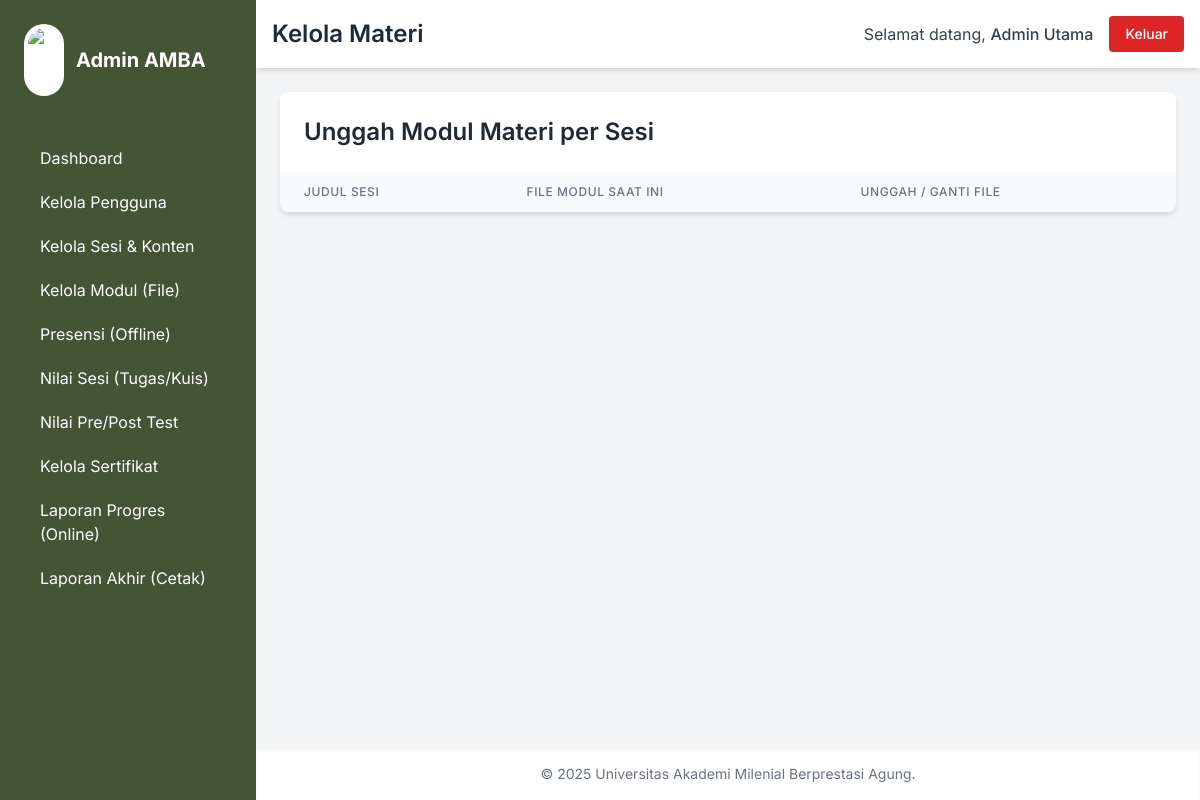
The app's page /admin/kelola_materi.php (signed in), older data.
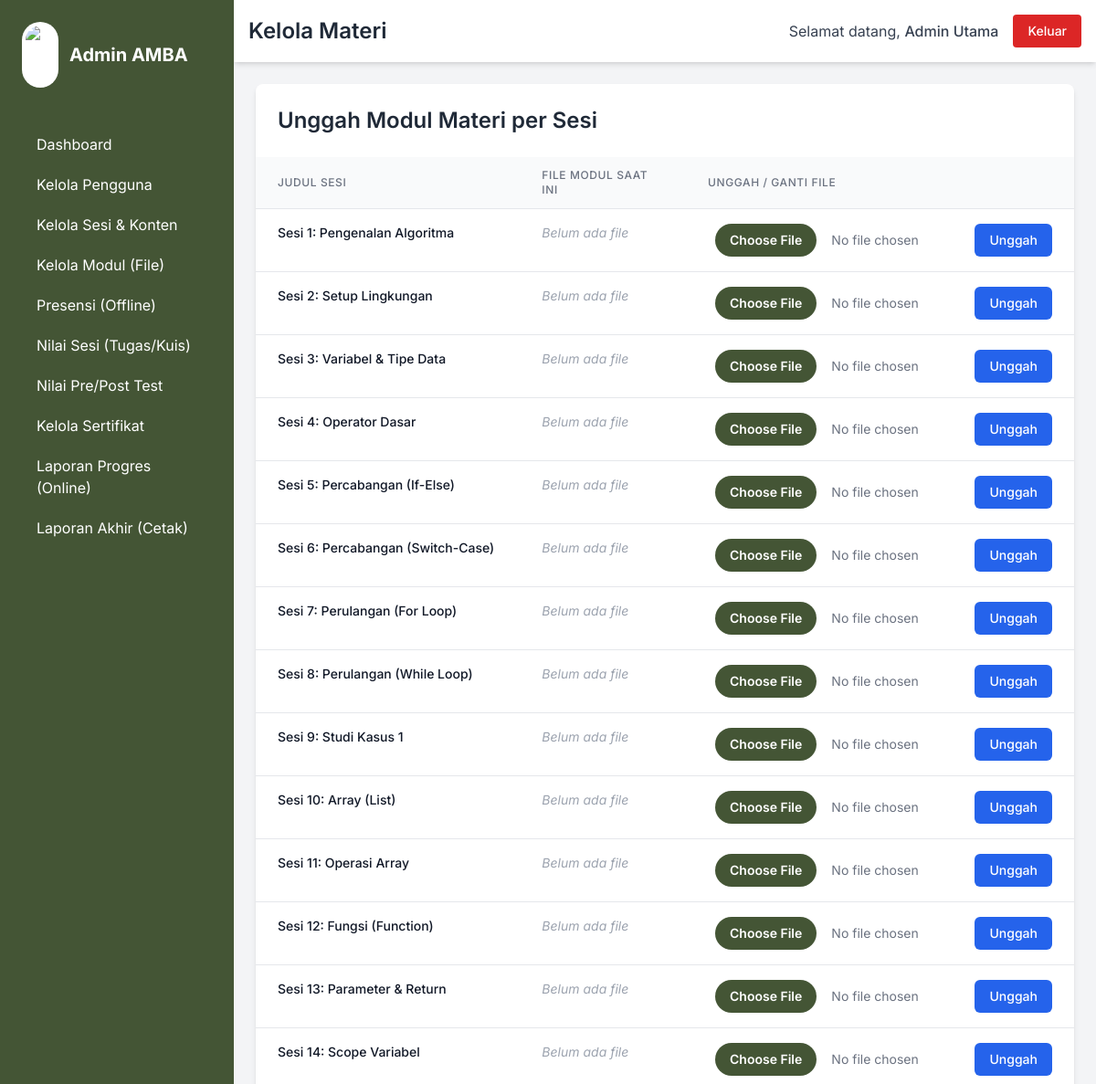
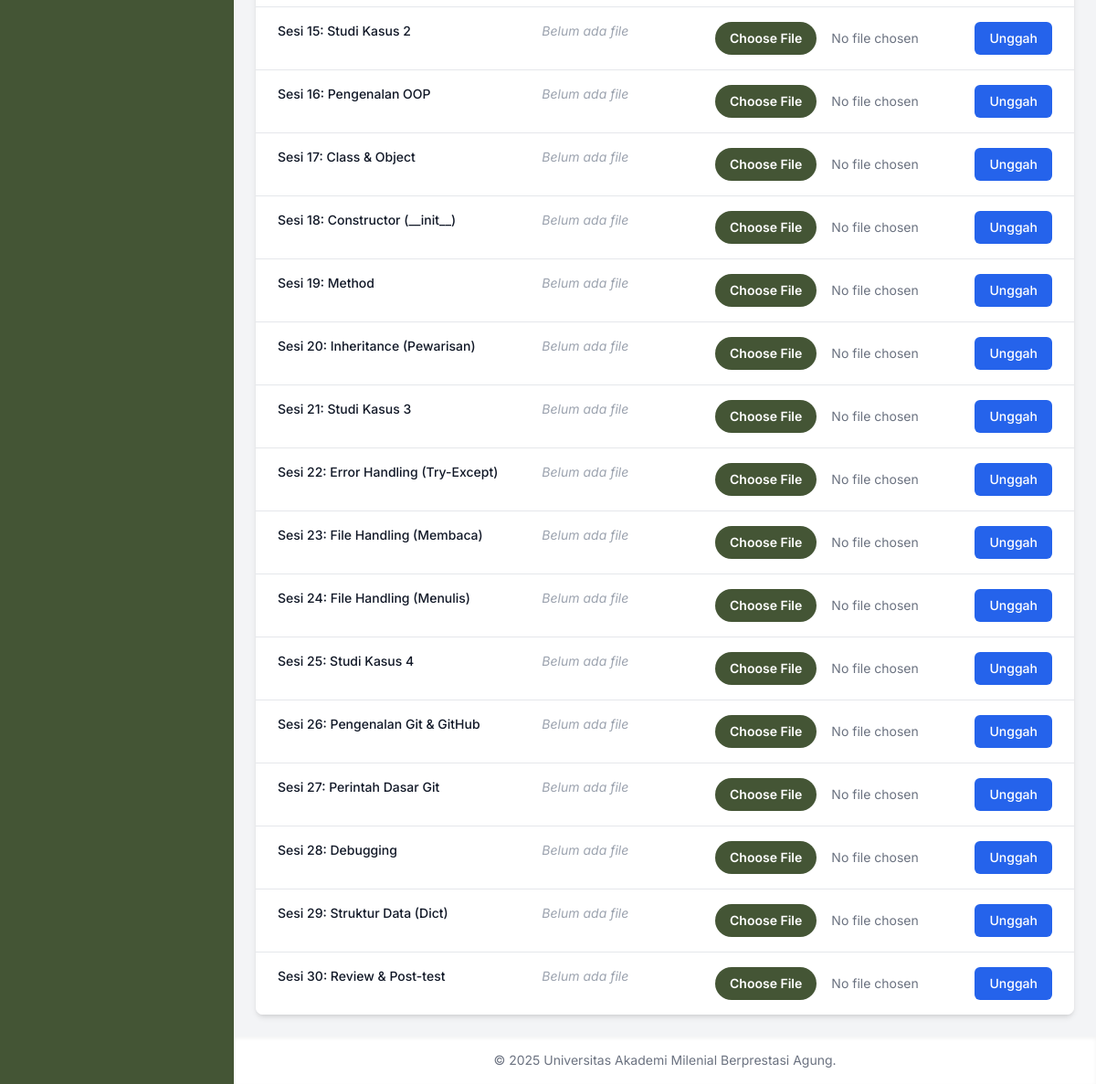
The same page, newer data (2 pictures, top to bottom).
### tables this page shows
CREATE TABLE `materi` (
  `id_materi` int(11) NOT NULL,
  `id_pelatihan` int(11) DEFAULT NULL,
  `judul_materi` varchar(255) NOT NULL,
  `deskripsi_sesi` text DEFAULT NULL,
  `konten_web` longtext DEFAULT NULL,
  `file_modul` varchar(255) DEFAULT NULL,
  `jadwal_sesi` datetime DEFAULT NULL
);

### admin/kelola_materi.php (the view, shortened to what this page needs)
<?php
$judul_halaman = 'Kelola Materi';
require_once __DIR__ . '/../konfigurasi/koneksi_db.php';
require_once __DIR__ . '/../templat/header_admin.php';
$id_pelatihan_default = 1;
$stmt = $pdo->prepare("SELECT id_materi, judul_materi, file_modul FROM materi WHERE id_pelatihan = ? ORDER BY jadwal_sesi");
$stmt->execute([$id_pelatihan_default]);
$daftar_materi = $stmt->fetchAll();
?>
<div class="bg-white shadow-md rounded-lg overflow-x-auto">
    <h2 class="text-2xl font-semibold text-gray-800 p-6">Unggah Modul Materi per Sesi</h2>
    <table class="min-w-full divide-y divide-gray-200">
        <thead class="bg-gray-50">
            <tr>
                <th scope="col" class="px-6 py-3 text-left text-xs font-medium text-gray-500 uppercase tracking-wider">Judul Sesi</th>
                <th scope="col" class="px-6 py-3 text-left text-xs font-medium text-gray-500 uppercase tracking-wider">File Modul Saat Ini</th>
                <th scope="col" class="px-6 py-3 text-left text-xs font-medium text-gray-500 uppercase tracking-wider">Unggah / Ganti File</th>
            </tr>
        </thead>
        <tbody class="bg-white divide-y divide-gray-200">
            <?php foreach ($daftar_materi as $materi): ?>
            <tr>
                <td class="px-6 py-4 whitespace-nowrap text-sm font-medium text-gray-900 align-top">
                    <?php echo htmlspecialchars($materi['judul_materi']); ?>
                </td>
                <td class="px-6 py-4 whitespace-nowrap text-sm text-gray-700 align-top">
                    <?php if ($materi['file_modul']): ?>
                        <div class="flex items-center space-x-2">
                            <a href="../aset/dokumen_modul/<?php echo htmlspecialchars($materi['file_modul']); ?>"
                               target="_blank" class="text-blue-600 hover:underline truncate max-w-xs">
                                <?php echo htmlspecialchars($materi['file_modul']); ?>
                            </a>
                            <a href="?aksi=hapus_file&id=<?php echo $materi['id_materi']; ?>"
                               class="text-red-500 hover:text-red-700"
                               onclick="return confirm('Anda yakin ingin menghapus file ini?');">
                                (Hapus)
                            </a>
                        </div>
                    <?php else: ?>
                        <span class="text-gray-400 italic">Belum ada file</span>
                    <?php endif; ?>
                </td>
                <td class="px-6 py-4 text-sm">
                    <form action="kelola_materi.php" method="POST" enctype="multipart/form-data" class="flex items-center space-x-2">
                        <input type="file" name="file_modul" required
                               class="block w-full text-sm text-gray-500
                                file:mr-4 file:py-2 file:px-4
                                file:rounded-full file:border-0
                                file:text-sm file:font-semibold
                                file:bg-amba-hijau-tua file:text-white
                                hover:file:bg-amba-hijau-muda hover:file:text-amba-hijau-tua
                                transition duration-150">
                        <button type="submit" class="py-2 px-4 text-sm font-medium text-white bg-blue-600 rounded-md hover:bg-blue-700">
                            Unggah
                        </button>
                    </form>
                </td>
            </tr>
            <?php endforeach; ?>
        </tbody>
    </table>
</div>
<?php
require_once __DIR__ . '/../templat/footer_admin.php';
?>

### templat/header_admin.php (shortened to what this page needs)
<!DOCTYPE html>
<html lang="id">
<head>
    <link href="../aset/css/output.css?v=<?php echo time(); ?>" rel="stylesheet">
</head>
<body class="bg-gray-100 font-sans">
    <div class="flex h-screen bg-gray-100">
        <div class="fixed inset-y-0 left-0 w-64 bg-amba-hijau-tua text-white p-6 transform -translate-x-full md:translate-x-0 transition-transform duration-300 z-30">
            <a href="index.php" class="flex items-center space-x-3 mb-10">
                <img src="../aset/img/logo_amba.png" alt="Logo AMBA" class="w-10 h-auto bg-white rounded-full p-1">
                <span class="text-xl font-bold">Admin AMBA</span>
            </a>
            <nav>
                <a href="index.php" class="block py-2.5 px-4 rounded transition duration-200 hover:bg-amba-hijau-muda hover:text-amba-hijau-tua">Dashboard</a>
                <a href="kelola_pengguna.php" class="block py-2.5 px-4 rounded transition duration-200 hover:bg-amba-hijau-muda hover:text-amba-hijau-tua">Kelola Pengguna</a>
                <a href="kelola_sesi.php" class="block py-2.5 px-4 rounded transition duration-200 hover:bg-amba-hijau-muda hover:text-amba-hijau-tua">Kelola Sesi & Konten</a>
                <a href="kelola_materi.php" class="block py-2.5 px-4 rounded transition duration-200 hover:bg-amba-hijau-muda hover:text-amba-hijau-tua">Kelola Modul (File)</a>
                <a href="kelola_presensi.php" class="block py-2.5 px-4 rounded transition duration-200 hover:bg-amba-hijau-muda hover:text-amba-hijau-tua">Presensi (Offline)</a>
                <a href="kelola_nilai_sesi.php" class="block py-2.5 px-4 rounded transition duration-200 hover:bg-amba-hijau-muda hover:text-amba-hijau-tua">Nilai Sesi (Tugas/Kuis)</a>
                <a href="kelola_evaluasi.php" class="block py-2.5 px-4 rounded transition duration-200 hover:bg-amba-hijau-muda hover:text-amba-hijau-tua">Nilai Pre/Post Test</a>
                <a href="kelola_sertifikat.php" class="block py-2.5 px-4 rounded transition duration-200 hover:bg-amba-hijau-muda hover:text-amba-hijau-tua">Kelola Sertifikat</a>
                <a href="laporan_progres.php" class="block py-2.5 px-4 rounded transition duration-200 hover:bg-amba-hijau-muda hover:text-amba-hijau-tua">Laporan Progres (Online)</a>
                <a href="laporan_akhir.php" class="block py-2.5 px-4 rounded transition duration-200 hover:bg-amba-hijau-muda hover:text-amba-hijau-tua">Laporan Akhir (Cetak)</a>
            </nav>
        </div>
        <div class="flex-1 flex flex-col md:ml-64">
            <header class="bg-white shadow-md p-4 flex justify-between items-center z-10">
                <h1 id="judul-halaman-header" class="text-2xl font-semibold text-gray-800"><?php echo $judul_halaman ?? 'Dashboard'; ?></h1>
                <div class="flex items-center space-x-4">
                    <span class="text-gray-700">Selamat datang, <span class="font-medium"><?php echo htmlspecialchars($_SESSION['nama_lengkap']); ?></span></span>
                    <a href="../keluar.php" class="py-2 px-4 bg-red-600 text-white rounded hover:bg-red-700 transition duration-200 text-sm font-medium">Keluar</a>
                </div>
            </header>
            <main class="flex-1 p-6 bg-gray-100 overflow-y-auto scrollbar-custom">

### templat/footer_admin.php (shortened to what this page needs)
</main>
            <footer class="bg-white p-4 text-center text-sm text-gray-500 shadow-inner mt-auto">
                © <?php echo date('Y'); ?> Universitas Akademi Milenial Berprestasi Agung.
            </footer>
        </div>
    </div>
</body>
</html>

Row changes from the older to the newer data that the page shows:
added materi: judul_materi "Sesi 1: Pengenalan Algoritma", shows "Belum ada file"
added materi: judul_materi "Sesi 2: Setup Lingkungan", shows "Belum ada file"
added materi: judul_materi "Sesi 3: Variabel & Tipe Data", shows "Belum ada file"
added materi: judul_materi "Sesi 4: Operator Dasar", shows "Belum ada file"
added materi: judul_materi "Sesi 5: Percabangan (If-Else)", shows "Belum ada file"
added materi: judul_materi "Sesi 6: Percabangan (Switch-Case)", shows "Belum ada file"
added materi: judul_materi "Sesi 7: Perulangan (For Loop)", shows "Belum ada file"
added materi: judul_materi "Sesi 8: Perulangan (While Loop)", shows "Belum ada file"
added materi: judul_materi "Sesi 9: Studi Kasus 1", shows "Belum ada file"
added materi: judul_materi "Sesi 10: Array (List)", shows "Belum ada file"
added materi: judul_materi "Sesi 11: Operasi Array", shows "Belum ada file"
added materi: judul_materi "Sesi 12: Fungsi (Function)", shows "Belum ada file"
added materi: judul_materi "Sesi 13: Parameter & Return", shows "Belum ada file"
added materi: judul_materi "Sesi 14: Scope Variabel", shows "Belum ada file"
added materi: judul_materi "Sesi 15: Studi Kasus 2", shows "Belum ada file"
added materi: judul_materi "Sesi 16: Pengenalan OOP", shows "Belum ada file"
added materi: judul_materi "Sesi 17: Class & Object", shows "Belum ada file"
added materi: judul_materi "Sesi 18: Constructor (__init__)", shows "Belum ada file"
added materi: judul_materi "Sesi 19: Method", shows "Belum ada file"
added materi: judul_materi "Sesi 20: Inheritance (Pewarisan)", shows "Belum ada file"
added materi: judul_materi "Sesi 21: Studi Kasus 3", shows "Belum ada file"
added materi: judul_materi "Sesi 22: Error Handling (Try-Except)", shows "Belum ada file"
added materi: judul_materi "Sesi 23: File Handling (Membaca)", shows "Belum ada file"
added materi: judul_materi "Sesi 24: File Handling (Menulis)", shows "Belum ada file"
added materi: judul_materi "Sesi 25: Studi Kasus 4", shows "Belum ada file"
added materi: judul_materi "Sesi 26: Pengenalan Git & GitHub", shows "Belum ada file"
added materi: judul_materi "Sesi 27: Perintah Dasar Git", shows "Belum ada file"
added materi: judul_materi "Sesi 28: Debugging", shows "Belum ada file"
added materi: judul_materi "Sesi 29: Struktur Data (Dict)", shows "Belum ada file"
added materi: judul_materi "Sesi 30: Review & Post-test", shows "Belum ada file"
